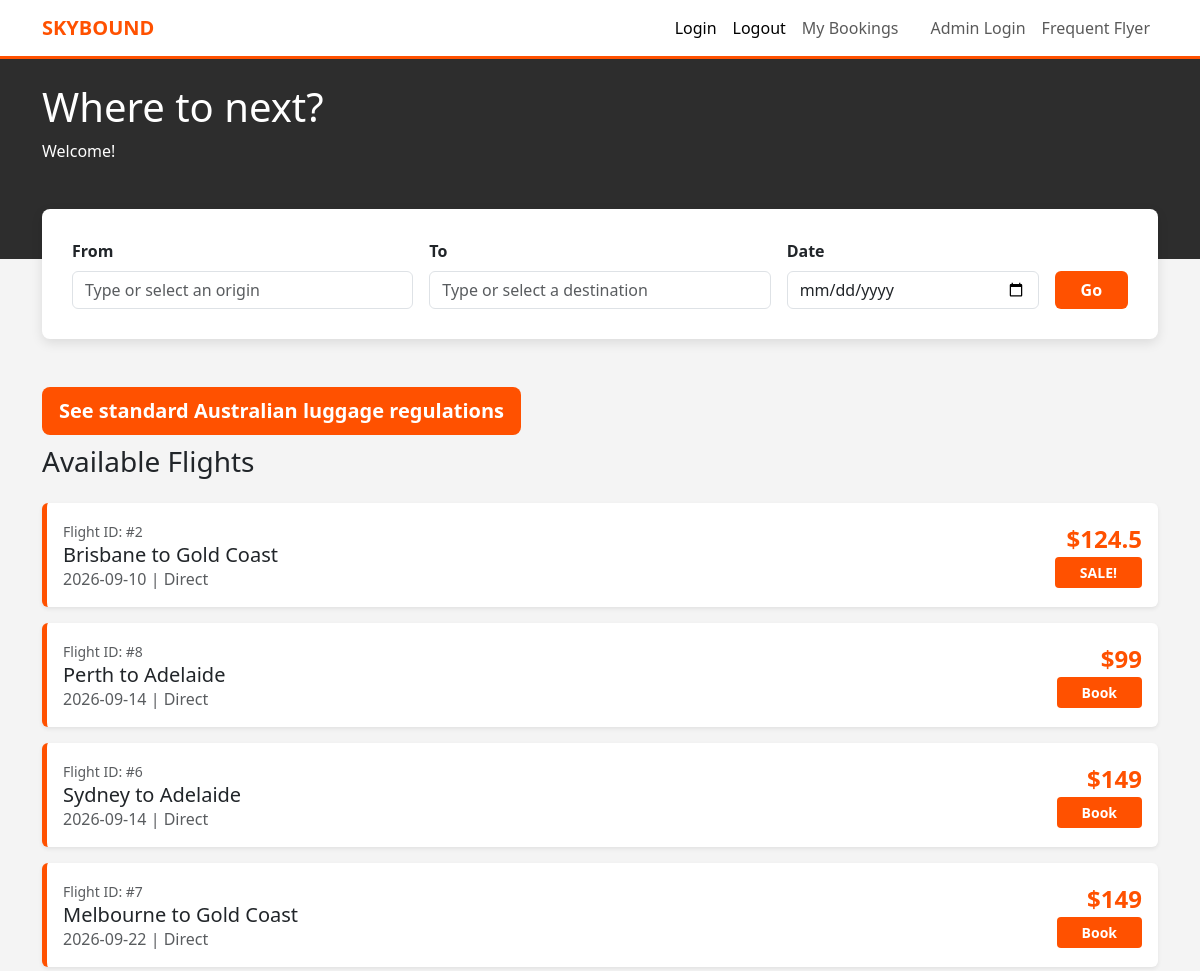
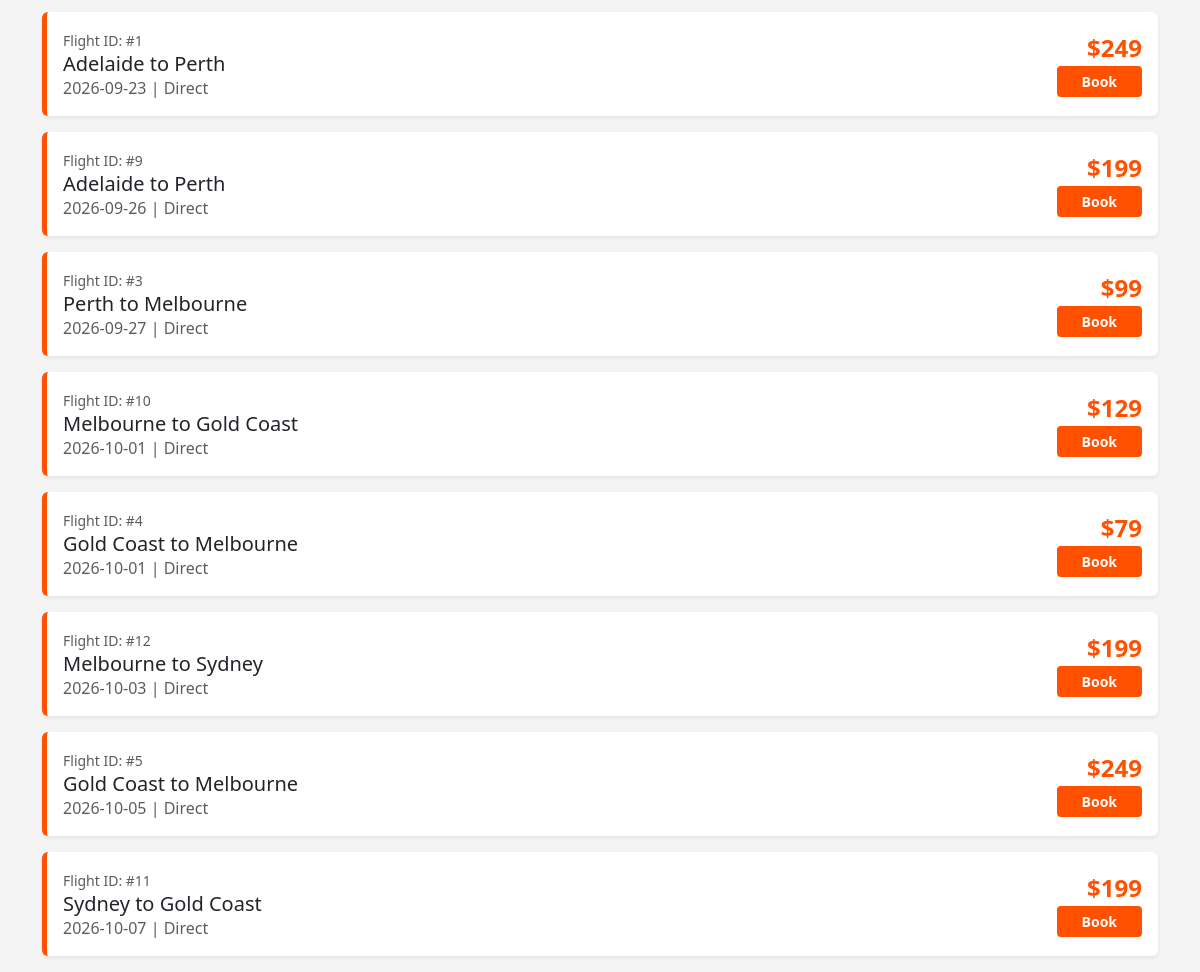
The page / on the database its author committed (2 pictures, top to bottom).
### tables this page shows
CREATE TABLE flights (
        flight_id INTEGER PRIMARY KEY AUTOINCREMENT, 
        origin TEXT,
        destination TEXT,
        departure_time TEXT,
        capacity INTEGER,
        price INTEGER,
        airplane_type TEXT,
        status TEXT DEFAULT 'Scheduled'
    );

### app.py (the view)
@app.route('/') ##'/' == homepage/dashboard #function sitting under route loads when go to route. when sitting by itself (see above), tool to use when needed
def index():
    origin = request.args.get('origin', '').strip()
    destination = request.args.get('destination', '').strip()
    flight_date = request.args.get('date', '').strip()
    session['search_origin'] = origin
    session['search_destination'] = destination
    session['search_date'] = flight_date
    todaysdate = date.today()
    tomorrow = todaysdate + timedelta(days=1)
    conn = get_db_connection()
    query = '''
        SELECT
            f.flight_id,
            f.origin,
            f.destination,
            f.departure_time,
            f.capacity,
            CASE
                WHEN substr(f.departure_time, 1, 10) IN (?, ?)
                THEN f.price * 0.5
                ELSE f.price
            END AS price,
            CASE
                WHEN substr(f.departure_time, 1, 10) IN (?, ?)
                THEN 1
                ELSE 0
            END AS timebasedsale,
            COUNT(b.booking_id) AS passengers_booked,
            f.capacity - COUNT(b.booking_id) AS seats_remaining,
            CASE
                WHEN f.capacity - COUNT(b.booking_id) <= 0 THEN 1
                ELSE 0
            END AS soldout
        FROM flights AS f
        LEFT JOIN bookings AS b ON b.flight_id = f.flight_id
    '''
    filters = []
    values = [
        todaysdate.isoformat(), tomorrow.isoformat(),
        todaysdate.isoformat(), tomorrow.isoformat()
    ]
    if origin:
        filters.append('f.origin = ?')
        values.append(origin)
    if destination:
        filters.append('f.destination = ?')
        values.append(destination)
    if flight_date:
        filters.append('substr(f.departure_time, 1, 10) = ?')
        values.append(flight_date)
    if filters:
        query += ' WHERE ' + ' AND '.join(filters)
    query += ' GROUP BY f.flight_id, f.origin, f.destination, f.departure_time, f.capacity, f.price ORDER BY f.departure_time ASC'
    db_flights = conn.execute(query, values).fetchall()
    cities = get_all_cities()
    dests = get_all_destinations()
    conn.close() ## remember to close connection as otherwise leaves db insecure
    return render_template(
        'index.html',
        flights=db_flights,
        cities=cities,
        dests=dests,
        selected_origin=origin,
        selected_destination=destination,
        selected_date=flight_date,
    )

### app.py (called while the page is built)
def get_db_connection():
    database_path = Path(__file__).resolve().parent / 'pedare_air.db'
    conn = sqlite3.connect(database_path) ##connects to pedare_air db
    conn.row_factory = sqlite3.Row ##row factory helps sqlite lock on to rows in db, pull out as objects
    booking_columns = conn.execute('PRAGMA table_info(bookings)').fetchall()
    existing_columns = {column['name'] for column in booking_columns}
    for column_name in ('seat2', 'seat3', 'seat4'):
        if booking_columns and column_name not in existing_columns:
            conn.execute(f'ALTER TABLE bookings ADD COLUMN {column_name} TEXT')
    if booking_columns:
        conn.commit()
    return conn ##return w/ function, brings output (conn is output)

def get_all_cities():
    conn = get_db_connection()
    cities_query = 'SELECT DISTINCT origin FROM flights ORDER BY origin ASC' #ascending
    db_cities = [row['origin'] for row in
    conn.execute(cities_query).fetchall()]
    conn.close()
    return db_cities

def get_all_destinations():
    conn = get_db_connection()
    dests_query = 'SELECT DISTINCT destination FROM flights ORDER BY origin ASC' #ascending
    db_dests = [row['destination'] for row in
    conn.execute(dests_query).fetchall()]
    conn.close()
    return db_dests

### templates/index.html (shortened to what this page needs)
<!DOCTYPE html>
<html lang="en">
<head>
    <link href="https://cdn.jsdelivr.net/npm/bootstrap@5.3.0/dist/css/bootstrap.min.css" rel="stylesheet">
</head>
<body>
<nav class="navbar navbar-expand-lg navbar-light sticky-top">
    <div class="container">
        <a class="navbar-brand fw-bold" href="/" style="color: var(--jetstar-orange);">SKYBOUND</a>
        <div class="navbar-nav ms-auto">
            <a class="nav-link active" href="/login">Login</a>
            <a class="nav-link active" href="/logout">Logout</a>
            <a class="nav-link" href="/myflights">My Bookings</a>
            <a class="nav-link btn btn-outline-dark ms-lg-3" href="/adminlogin">Admin Login</a>
            <a class="nav-link" href="/frequentflyer">Frequent Flyer</a>
        </div>
    </div>
</nav>
<div style="background-color: #2d2d2d; height: 200px; width: 100%;">
    <div class="container pt-4 text-white">
        <h1>Where to next?</h1>
        {% if session.get('first') %}
            <p>Welcome, {{ session.get('first') }} {{ session.get('last', '') }}!</p>
        {% else %}
            <p>Welcome!</p>
        {% endif %}
    </div>
</div>
<div class="container">
    <div class="hero-search mb-5">
        <form class="row g-3" method="get" action="{{ url_for('index') }}">
            <div class="col-md-4">
                <label class="form-label fw-bold">From</label>
                <input type="text" name="origin" class="form-control" list="origin-cities"
                       value="{{ selected_origin }}" placeholder="Type or select an origin">
            </div>
            <div class="col-md-4">
                <label class="form-label fw-bold">To</label>
                <input type="text" name="destination" class="form-control" list="destination-cities"
                       value="{{ selected_destination }}" placeholder="Type or select a destination">
            </div>
            <div class="col-md-3">
                <label class="form-label fw-bold">Date</label>
                <input type="date" name="date" class="form-control" value="{{ selected_date }}">
            </div>
            <div class="col-md-1 d-flex align-items-end">
                <button type="submit" class="btn btn-orange w-100">Go</button>
            </div>
        </form>
    </div>
<a tabindex="0" class="btn btn-lg btn-orange" style="margin-bottom: 10px;" role="button" data-bs-toggle="popover" data-bs-trigger="focus" data-bs-title="Regulations" data-bs-content="Economy class seats normally include one checked luggage up to 23kg, and one carry-on item up to 8-10kg.">See standard Australian luggage regulations</a>
    <h3 class="mb-4">Available Flights</h3>
    <div class="row">
        {% for flight in flights %}
            <div class="col-12 mb-3">
                <div class="card flight-card shadow-sm">
                    <div class="card-body d-flex justify-content-between align-items-center">
                        <div>
                            <span class="text-muted small">Flight ID: #{{ flight.flight_id }}</span>
                            <h5 class="mb-0">{{ flight.origin }} to {{ flight.destination }}</h5>
                            <p class="mb-0 text-muted">{{ flight.departure_time[0:10] }} | Direct</p>
                        </div>
                        <div class="text-end">
                            <div class="price-tag">${{ flight.price }}</div>
                            {% if flight.soldout == 1 or flight.soldout == true %}
                                <div class="text-danger">Sold Out</div>
                            {% elif flight.timebasedsale %}
                                <a href="/book/{{ flight.flight_id }}" class="btn btn-sm btn-orange px-4">SALE!</a>
                            {% else %}
                                <a href="/book/{{ flight.flight_id }}" class="btn btn-sm btn-orange px-4">Book</a>
                            {% endif %}
                        </div>
                    </div>
                </div>
            </div>
        {% endfor %}
    </div>
</div>
</body>
</html>

### templates/index.html (style rules this page uses)
:root { --jetstar-orange: #ff5100; --bg-light: #f4f4f4; }
body { background-color: var(--bg-light); font-family: 'Segoe UI', Roboto, sans-serif; }
.navbar { background-color: white; border-bottom: 3px solid var(--jetstar-orange); }
.hero-search { background: white; padding: 30px; border-radius: 8px; box-shadow: 0 4px 12px rgba(0,0,0,0.1); margin-top: -50px; }
.btn-orange { background-color: var(--jetstar-orange); color: white; font-weight: bold; }
.flight-card { border: none; border-left: 5px solid var(--jetstar-orange); transition: transform 0.2s; }
.price-tag { font-size: 1.5rem; color: var(--jetstar-orange); font-weight: bold; }

### rows shown on the page
flights: flight_id "2", origin "Brisbane", destination "Gold Coast", departure_time "2026-09-10", price "124.5"
flights: flight_id "8", origin "Perth", destination "Adelaide", departure_time "2026-09-14", price "99"
flights: flight_id "6", origin "Sydney", destination "Adelaide", departure_time "2026-09-14", price "149"
flights: flight_id "7", origin "Melbourne", destination "Gold Coast", departure_time "2026-09-22", price "149"
flights: flight_id "1", origin "Adelaide", destination "Perth", departure_time "2026-09-23", price "249"
flights: flight_id "9", origin "Adelaide", destination "Perth", departure_time "2026-09-26", price "199"
flights: flight_id "3", origin "Perth", destination "Melbourne", departure_time "2026-09-27", price "99"
flights: flight_id "10", origin "Melbourne", destination "Gold Coast", departure_time "2026-10-01", price "129"
flights: flight_id "4", origin "Gold Coast", destination "Melbourne", departure_time "2026-10-01", price "79"
flights: flight_id "12", origin "Melbourne", destination "Sydney", departure_time "2026-10-03", price "199"
flights: flight_id "5", origin "Gold Coast", destination "Melbourne", departure_time "2026-10-05", price "249"
flights: flight_id "11", origin "Sydney", destination "Gold Coast", departure_time "2026-10-07", price "199"
